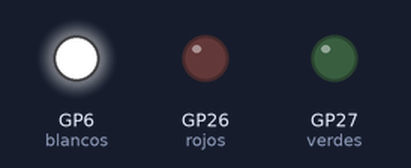
The program below on a simulated Raspberry Pi Pico running MicroPython. Shown: output pins drawn as LEDs (lit = HIGH).

Above: at 0.5 s.
At 1.5 s:
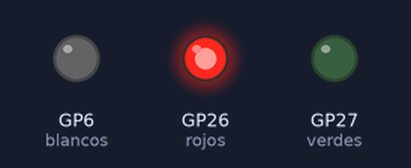
At 5.5 s:
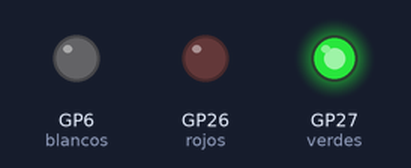
Timing chart, 0 to 6.9 s (numbered marks = the images above):
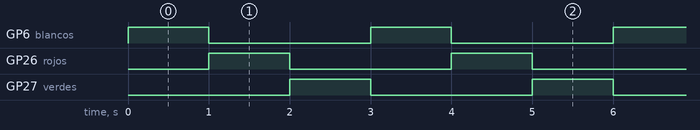

The program:

Leccion_1.py
```python
import time
from machine import Pin

blancos = Pin(6, Pin.OUT)  # LED blancos en GPIO 6
verdes = Pin(27, Pin.OUT)  # LED verdes en GPIO 27
rojos = Pin(26, Pin.OUT)   # LED rojos en GPIO 26

while True:
    verdes.value(0)      # Apaga LEDs verdes
    blancos.value(1)     # Enciende LEDs blancos
    time.sleep(1)        # Espera 1 segundo

    blancos.value(0)     # Apaga LEDs blancos
    rojos.value(1)       # Enciende LEDs rojos
    time.sleep(1)        # Espera 1 segundo

    rojos.value(0)       # Apaga LEDs rojos
    verdes.value(1)      # Enciende LEDs verdes
    time.sleep(1)        # Espera 1 segundo antes de reiniciar el ciclo
```

Measured:
- by itself, GP6 (blancos), GP26 (rojos), GP27 (verdes): alternates HIGH for 1.0 s and LOW for 2.0 s
- by itself, everything shown: repeats every 3.0 s, in 3 steps
